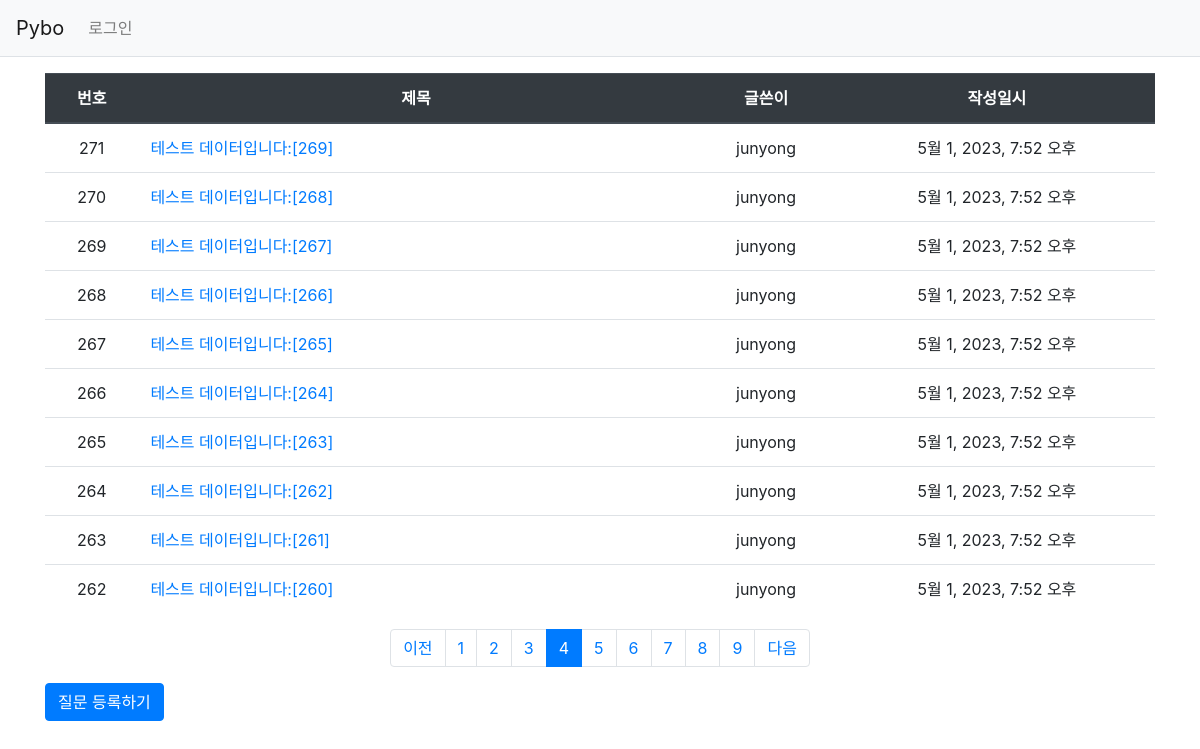
Page /pybo/?page=4 on the committed database.
### pybo/models.py (models this page shows, shortened)
class Question(models.Model):
    author = models.ForeignKey(User, on_delete=models.CASCADE, related_name='author_question')
    subject = models.CharField(max_length=200)
    content = models.TextField()
    create_date = models.DateTimeField()
    modify_date = models.DateTimeField(null=True, blank=True)
    voter = models.ManyToManyField(User, related_name='voter_question')

### pybo/views.py (the view)
# urls.py: path('', views.index, name='index'),  # '/' 에 해당되는 path
def index(request):
    page = request.GET.get('page', '1')  # 페이지
    question_list = Question.objects.order_by('-create_date')
    paginator = Paginator(question_list, 10)  # 페이지당 10개씩 보여주기
    page_obj = paginator.get_page(page)
    context = {'question_list': page_obj}
    return render(request, 'pybo/question_list.html', context)

### pybo/templatetags/pybo_filter.py (called while the page is built)
@register.filter
def sub(value, arg):
    return value - arg

### templates/pybo/question_list.html (shortened to what this page needs)
{% extends 'base.html' %}
{% load pybo_filter %}
{% block content %}
<div class="container my-3">
    <table class="table">
        <thead>
        <tr class="text-center thead-dark">
            <th>번호</th>
            <th style="width:50%">제목</th>
            <th>글쓴이</th>
            <th>작성일시</th>
        </tr>
        </thead>
        <tbody>
        {% if question_list %}
        {% for question in question_list %}
        <tr class="text-center">
            <td>
                {{ question_list.paginator.count|sub:question_list.start_index|sub:forloop.counter0|add:1 }}
            </td>
            <td class="text-left">
                <a href="{% url 'pybo:detail' question.id %}">{{ question.subject }}</a>
            </td>
            <td>{{ question.author.username }}</td>
            <td>{{ question.create_date }}</td>
        </tr>
        {% endfor %}
        {% else %}
        <tr>
            <td colspan="3">질문이 없습니다.</td>
        </tr>
        {% endif %}
        </tbody>
    </table>
    <ul class="pagination justify-content-center">
        {% if question_list.has_previous %}
        <li class="page-item">
            <a class="page-link" href="?page={{ question_list.previous_page_number }}">이전</a>
        </li>
        {% else %}
        <li class="page-item disabled">
            <a class="page-link" tabindex="-1" aria-disabled="true" href="#">이전</a>
        </li>
        {% endif %}
        {% for page_number in question_list.paginator.page_range %}
        {% if page_number >= question_list.number|add:-5 and page_number <= question_list.number|add:5 %}
            {% if page_number == question_list.number %}
            <li class="page-item active" aria-current="page">
                <a class="page-link" href="?page={{ page_number }}">{{ page_number }}</a>
            </li>
            {% else %}
            <li class="page-item">
                <a class="page-link" href="?page={{ page_number }}">{{ page_number }}</a>
            </li>
            {% endif %}
        {% endif %}
        {% endfor %}
        {% if question_list.has_next %}
        <li class="page-item">
            <a class="page-link" href="?page={{ question_list.next_page_number }}">다음</a>
        </li>
        {% else %}
        <li class="page-item disabled">
            <a class="page-link" tabindex="-1" aria-disabled="true" href="#">다음</a>
        </li>
        {% endif %}
    </ul>
    <a href="{% url 'pybo:question_create' %}" class="btn btn-primary">질문 등록하기</a>
</div>
{% endblock %}

### rows in the picture
Question: paginator.count|sub "271", subject "테스트 데이터입니다:[269]", author.username "junyong", create_date "5월 1, 2023, 7:52 오후"
Question: paginator.count|sub "270", subject "테스트 데이터입니다:[268]", author.username "junyong", create_date "5월 1, 2023, 7:52 오후"
Question: paginator.count|sub "269", subject "테스트 데이터입니다:[267]", author.username "junyong", create_date "5월 1, 2023, 7:52 오후"
Question: paginator.count|sub "268", subject "테스트 데이터입니다:[266]", author.username "junyong", create_date "5월 1, 2023, 7:52 오후"
Question: paginator.count|sub "267", subject "테스트 데이터입니다:[265]", author.username "junyong", create_date "5월 1, 2023, 7:52 오후"
Question: paginator.count|sub "266", subject "테스트 데이터입니다:[264]", author.username "junyong", create_date "5월 1, 2023, 7:52 오후"
Question: paginator.count|sub "265", subject "테스트 데이터입니다:[263]", author.username "junyong", create_date "5월 1, 2023, 7:52 오후"
Question: paginator.count|sub "264", subject "테스트 데이터입니다:[262]", author.username "junyong", create_date "5월 1, 2023, 7:52 오후"
Question: paginator.count|sub "263", subject "테스트 데이터입니다:[261]", author.username "junyong", create_date "5월 1, 2023, 7:52 오후"
Question: paginator.count|sub "262", subject "테스트 데이터입니다:[260]", author.username "junyong", create_date "5월 1, 2023, 7:52 오후"

### other values in the picture
{{ page_number }} "1" "2" "3" "5" "6" "7" "8" "9"
{{ page_number }} "4"
